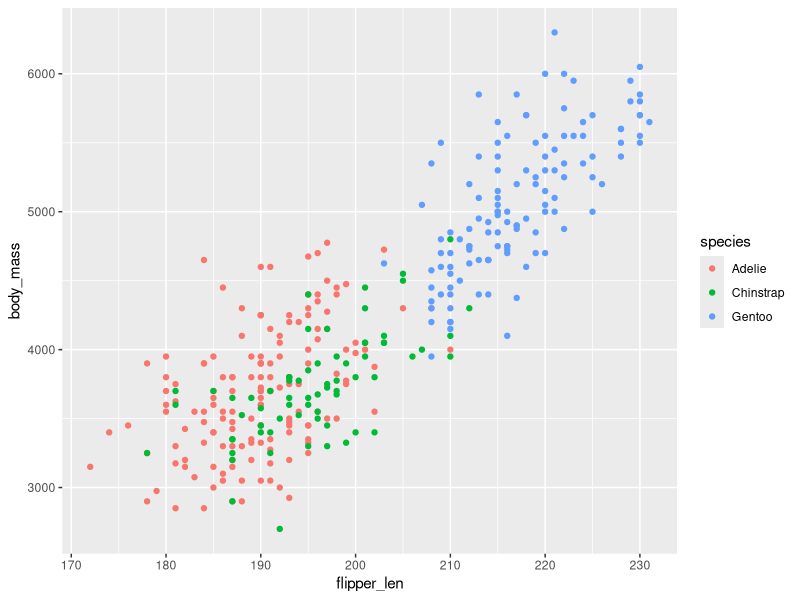
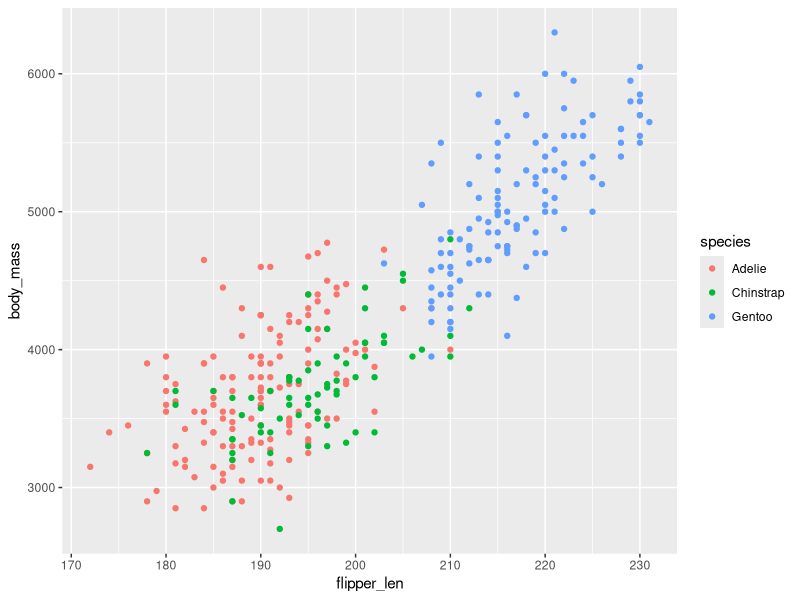

Here is the R script that generated these plots, in order:
## ---- chunk 1
library(ggplot2)

x <- 1 + 1
## ---- chunk 2
#| echo: fenced

2 + 2
## ---- chunk 3
#| echo: true

library(knitr)
library(ggplot2)
library(broom)
## ---- chunk 4
#| echo: fenced

ggplot(penguins, aes(x = flipper_len, y = body_mass, colour = species)) + 
  geom_point()
## ---- chunk 5
#| echo: fenced
#| fig-cap: "Body mass (g) vs. flipper length (mm) for three species of penguins."
#| label: fig-penguins
#| fig-width: 6
#| fig-height: 3

ggplot(penguins, aes(x = flipper_len, y = body_mass, colour = species)) + 
  geom_point()
## ---- chunk 6
#| echo: fenced

kable(head(penguins), digits = 1)
## ---- chunk 7
#| echo: fenced

mod <- lm(body_mass ~ flipper_len + bill_len, data = penguins)
kable(tidy(mod), digits = 2)
## ---- chunk 8
penguins_subset <- penguins[penguins$species %in% c("Chinstrap", "Gentoo"),]
ts <- t.test(bill_len ~ species, data = penguins_subset)
## ---- chunk 9
#| echo: true
#| cache: false

# Codebook: record_id is a unique trial label; condition is a text label;
# rt_ms is reaction time in milliseconds, a number from 100 to 5000.
trials <- data.frame(
  record_id = c("t1", "t2", "t3", "t4"),
  condition = c("congruent", "incongruent", "congruent", "incongruent"),
  rt_ms     = c(200, 250, 300, 350)
)

check_trials <- function(d) {
  stopifnot(
    "a codebook column is missing" =
      all(c("record_id", "condition", "rt_ms") %in% names(d)),
    "record_id is repeated" = !any(duplicated(d[["record_id"]])),
    "rt_ms must be numbers with no missing values" =
      is.numeric(d[["rt_ms"]]) && !anyNA(d[["rt_ms"]]),
    "rt_ms is outside 100-5000 ms" =
      all(d[["rt_ms"]] >= 100 & d[["rt_ms"]] <= 5000)
  )
}
## ---- chunk 10
#| echo: true
#| cache: false

cases <- list(
  "original data"       = trials,
  "rows reordered"      = trials[c(4, 1, 3, 2), ],
  "columns reordered"   = trials[c("rt_ms", "record_id", "condition")],
  "record_id repeated"  = trials[c(1, 1, 3, 4), ],
  "rt_ms renamed to rt" = setNames(trials, c("record_id", "condition", "rt")),
  "one rt_ms negative"  = transform(trials, rt_ms = c(200, -250, 300, 350))
)
result <- sapply(cases, function(d) tryCatch({
  check_trials(d)
  paste0("passes (mean RT ", mean(d[["rt_ms"]]), " ms)")
}, error = conditionMessage))
kable(data.frame(input = names(cases), result = result), row.names = FALSE)
